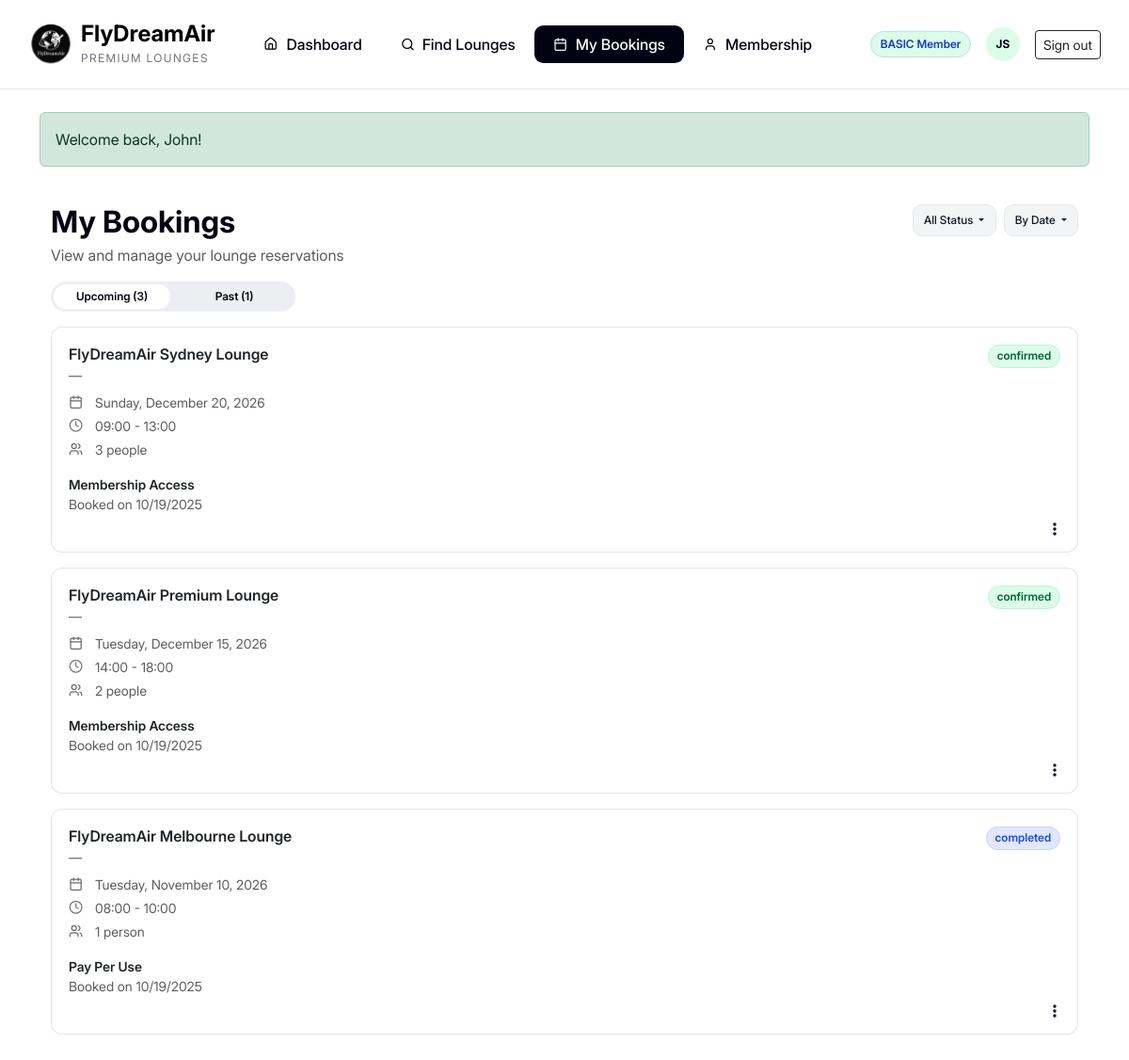
The page /?r=bookings (signed in) on the database its author committed.
### tables this page shows
CREATE TABLE `user_memberships` (
  `id` bigint(20) UNSIGNED NOT NULL,
  `user_id` bigint(20) UNSIGNED NOT NULL,
  `plan_id` bigint(20) UNSIGNED NOT NULL,
  `status` enum('active','canceled','expired','trial') NOT NULL DEFAULT 'active',
  `started_at` datetime NOT NULL DEFAULT current_timestamp(),
  `renews_at` datetime DEFAULT NULL,
  `canceled_at` datetime DEFAULT NULL,
  `created_at` datetime NOT NULL DEFAULT current_timestamp(),
  `updated_at` datetime NOT NULL DEFAULT current_timestamp() ON UPDATE current_timestamp()
);

CREATE TABLE `membership_plans` (
  `id` bigint(20) UNSIGNED NOT NULL,
  `slug` varchar(40) NOT NULL,
  `name` varchar(80) NOT NULL,
  `monthly_fee_usd` decimal(10,2) NOT NULL,
  `guest_allowance` int(10) UNSIGNED NOT NULL DEFAULT 0,
  `normal_access` enum('pay_per_use','free') NOT NULL DEFAULT 'pay_per_use',
  `premium_access` enum('pay_per_use','free') NOT NULL DEFAULT 'pay_per_use',
  `benefits_json` longtext DEFAULT NULL CHECK (json_valid(`benefits_json`)),
  `created_at` datetime NOT NULL DEFAULT current_timestamp(),
  `updated_at` datetime NOT NULL DEFAULT current_timestamp() ON UPDATE current_timestamp()
);

CREATE TABLE `bookings` (
  `id` bigint(20) UNSIGNED NOT NULL,
  `user_id` bigint(20) UNSIGNED DEFAULT NULL,
  `guest_name` varchar(160) DEFAULT NULL,
  `guest_email` varchar(191) DEFAULT NULL,
  `lounge_id` bigint(20) UNSIGNED NOT NULL,
  `flight_number` varchar(20) DEFAULT NULL,
  `visit_date` date NOT NULL,
  `start_time` time NOT NULL,
  `end_time` time NOT NULL,
  `people_count` int(10) UNSIGNED NOT NULL DEFAULT 1,
  `method` enum('membership','pay_per_use') NOT NULL,
  `unit_price_usd` decimal(10,2) DEFAULT NULL,
  `total_usd` decimal(10,2) NOT NULL DEFAULT 0.00,
  `status` enum('pending','confirmed','cancelled','completed') NOT NULL DEFAULT 'pending',
  `qr_code` varchar(64) NOT NULL,
  `qr_generated_at` datetime NOT NULL DEFAULT current_timestamp(),
  `created_at` datetime NOT NULL DEFAULT current_timestamp(),
  `updated_at` datetime NOT NULL DEFAULT current_timestamp() ON UPDATE current_timestamp()
);

CREATE TABLE `lounges` (
  `id` bigint(20) UNSIGNED NOT NULL,
  `name` varchar(200) NOT NULL,
  `airport_id` bigint(20) UNSIGNED NOT NULL,
  `terminal` varchar(80) DEFAULT NULL,
  `is_premium` tinyint(1) NOT NULL DEFAULT 0,
  `address` varchar(200) DEFAULT NULL,
  `city` varchar(120) DEFAULT NULL,
  `country` varchar(120) DEFAULT NULL,
  `open_time` time NOT NULL,
  `close_time` time NOT NULL,
  `slot_interval_min` smallint(5) UNSIGNED NOT NULL DEFAULT 30,
  `capacity` int(10) UNSIGNED NOT NULL,
  `price_usd` decimal(10,2) NOT NULL,
  `image_url` varchar(255) DEFAULT NULL,
  `created_at` datetime NOT NULL DEFAULT current_timestamp(),
  `updated_at` datetime NOT NULL DEFAULT current_timestamp() ON UPDATE current_timestamp()
);

### app/Views/pages/bookings.php (the view, shortened to what the rows shown need)
<?php
$h = fn($v) => htmlspecialchars((string)$v, ENT_QUOTES, 'UTF-8');
$statusClass = function ($status) {
  $s = strtolower(trim((string)$status));
  return $s === 'cancelled' ? 'status-cancel' : ($s === 'completed' ? 'status-done' : 'status-ok');
};
$prettyDate = function ($ymd) {
  try {
    $dt = new DateTimeImmutable($ymd);
    return $dt->format('l, F j, Y');
  } catch (Throwable $e) {
    return $ymd;
  }
};
$timeRange = function ($start, $end) {
  $s = substr((string)$start, 0, 5);
  $e = substr((string)$end,   0, 5);
  return trim($s.' - '.$e);
};
$peopleLabel = fn($n) => ($n = (int)$n) <= 1 ? '1 person' : ($n.' people');
$paymentLabel = function ($method, $total) {
  $m = strtolower((string)$method);
  if ($m === 'membership') return 'Membership Access';
  $t = (float)$total;
  return $t > 0 ? 'Pay Per Use' : 'Membership Access';
};
$airportBadge = function ($iata) use ($h) {
  $iata = strtoupper(trim((string)$iata));
  return $iata !== '' ? $h($iata) : '—';
};
$upcoming        = $upcoming        ?? [];
?>
<div class="container py-4">
  <div class="d-flex align-items-start justify-content-between mb-3">
    <div>
      <h2 class="fw-bold mb-1">My Bookings</h2>
    </div>
  </div>
  <div class="tab-content">
    <div class="tab-pane fade show active" id="upcoming-pane" role="tabpanel" aria-labelledby="upcoming-tab">
      <div class="d-flex flex-column gap-3">
        <?php if (empty($upcoming)): ?>
          <div class="card booking-item">
            <div class="card-body text-center text-muted">
              <div class="mb-1 fw-semibold">No upcoming bookings</div>
              <div class="small">When you book a lounge, it’ll appear here.</div>
            </div>
          </div>
        <?php else: ?>
          <?php foreach ($upcoming as $r): ?>
            <?php
              $title    = $r['lounge_name'] ?? 'Lounge';
              $iata     = $r['iata'] ?? '';
              $dateTxt  = $prettyDate($r['visit_date'] ?? '');
              $timeTxt  = $timeRange($r['start_time'] ?? '', $r['end_time'] ?? '');
              $people   = $peopleLabel($r['people_count'] ?? 1);
              $status   = $r['status'] ?? 'confirmed';
              $payLbl   = $paymentLabel($r['method'] ?? '', $r['total_usd'] ?? 0);
            ?>
            <div class="visit-item card booking-item">
              <div class="card-body">
                <span class="status-pill <?= $statusClass($status) ?> booking-status"><?= $h($status) ?></span>
                <div class="fw-semibold"><?= $h($title) ?></div>
                <div class="text-muted small"><?= $airportBadge($iata) ?></div>
                <div class="meta-list text-muted small mt-2">
                  <div class="d-flex align-items-center gap-2 mb-1">
                    <img src="assets/img/booking-icon.svg" class="inline-icon tint-muted" alt="">
                    <span><?= $h($dateTxt) ?></span>
                  </div>
                  <div class="d-flex align-items-center gap-2 mb-1">
                    <img src="assets/img/time-icon.svg" class="inline-icon tint-muted" alt="">
                    <span><?= $h($timeTxt) ?></span>
                  </div>
                  <div class="d-flex align-items-center gap-2">
                    <img src="assets/img/guest-icon.svg" class="inline-icon tint-muted" alt="">
                    <span><?= $h($people) ?></span>
                  </div>
                </div>
                <div class="small fw-semibold mt-3"><?= $h($payLbl) ?></div>
                <?php if (!empty($r['created_at'])): ?>
                  <div class="text-muted small">Booked on <?= $h((new DateTimeImmutable($r['created_at']))->format('n/j/Y')) ?></div>
                <?php endif; ?>
                <div class="dropdown booking-actions">
                  <button class="btn btn-kebab-plain" type="button" data-bs-toggle="dropdown" aria-expanded="false" aria-label="More">
                    <i class="fa-solid fa-ellipsis-vertical"></i>
                  </button>
                </div>
              </div>
            </div>
          <?php endforeach; ?>
        <?php endif; ?>
      </div>
    </div>
  </div>
</div>

### app/Views/partials/header.php (shortened to what the rows shown need)
<?php
  $navUser = current_user();
  $isGuest = !$navUser;
  $planSlug = 'basic';
  if ($navUser) {
    require_once __DIR__ . '/../../Models/Membership.php';
    try {
      $p = Membership::userCurrent((int)$navUser['id']);
      if ($p && !empty($p['slug'])) {
        $planSlug = strtolower($p['slug']);
      }
    } catch (Throwable $e) {
      $planSlug = 'basic';
    }
  }
  $badgeText = $isGuest ? 'GUEST' : (strtoupper($planSlug) . ' Member');
  $initials = $isGuest ? 'GU' : initials_from($navUser['first_name'], $navUser['last_name']);
?>
<nav class="navbar navbar-expand-lg header-bar bg-white">
  <div class="container align-items-center">
    <div class="collapse navbar-collapse" id="mainNav">
      <div class="d-flex align-items-center gap-3">
        <span class="member-badge"><?= htmlspecialchars($badgeText) ?></span>
        <?php if ($isGuest): ?>
          <a href="<?= base_href('welcome') ?>" class="btn btn-sm btn-outline-dark">Sign in</a>
        <?php else: ?>
          <a href="<?= base_href('profile') ?>" class="avatar-initials text-decoration-none">
            <?= htmlspecialchars($initials) ?>
          </a>
          <a href="<?= base_href('signout') ?>" class="btn btn-sm btn-outline-dark">Sign out</a>
        <?php endif; ?>
      </div>
    </div>
  </div>
</nav>

### rows shown on the page
user_memberships: plan.slug "BASIC Member"
bookings: status "confirmed", lounge.name "FlyDreamAir Sydney Lounge", iata "—", visit_date "Sunday, December 20, 2026", $h($timeTxt) "09:00 - 13:00", people_count "3 people", $h($payLbl) "Membership Access", created_at "10/19/2025"
bookings: status "confirmed", lounge.name "FlyDreamAir Premium Lounge", iata "—", visit_date "Tuesday, December 15, 2026", $h($timeTxt) "14:00 - 18:00", people_count "2 people", $h($payLbl) "Membership Access", created_at "10/19/2025"
bookings: status "completed", lounge.name "FlyDreamAir Melbourne Lounge", iata "—", visit_date "Tuesday, November 10, 2026", $h($timeTxt) "08:00 - 10:00", people_count "1 person", $h($payLbl) "Pay Per Use", created_at "10/19/2025"

### other values the page prints
$initials "JS"
$msg "Welcome back, John!"
$count_upcoming "3"
$count_past "1"
